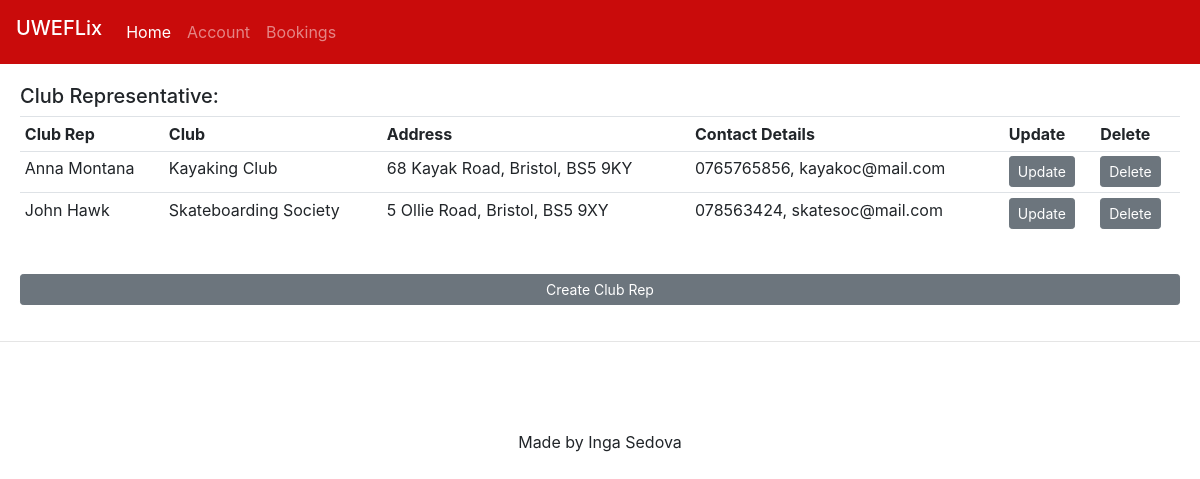
Screenshot of /account/ with the database file from the repository.
### club_rep_acc/models.py (models this page shows, shortened)
class Club(models.Model):
    club_rep = models.ForeignKey(ClubRep, null=True, on_delete=models.SET_NULL)
    club_name = models.CharField(max_length=200, null=True)
    adress_details = models.CharField(max_length=200, null=True)
    contact_details = models.CharField(max_length=200, null=True)
    date_created = models.DateTimeField(auto_now_add=True, null=True)

class ClubRep(models.Model):
    f_name = models.CharField(max_length=200, null=True)
    l_name = models.CharField(max_length=200, null=True)
    date_of_birth = models.CharField(max_length=200, null=True)
    date_created = models.DateTimeField(auto_now_add=True, null=True)
    def __str__(self):
        return f"{self.f_name} {self.l_name}"

### club_rep_acc/views.py (the view)
# urls.py: path('account/', views.account, name='account'),
def account(request):
    club_reps = ClubRep.objects.all()
    clubs = Club.objects.all()
    context = {'club_reps':club_reps, 'clubs': clubs}
    return render(request, 'club_rep_acc/account.html', context)

### club_rep_acc/templates/club_rep_acc/account.html
{% extends 'club_rep_acc/main.html' %}
{% block content %}
<div class="row">
    <div class="col-md">
        <div class="car card-body">
            <h5>Club Representative:</h5>
            <table class="table table-sm">
                <tr>
                    <th>Club Rep</th>
                    <th>Club</th>
                    <th>Address</th>
                    <th>Contact Details</th>
                    <th>Update</th>
                    <th>Delete</th>
                </tr>
                {% for c in clubs %}
                    <tr>
                        <td>{{c.club_rep}}</td>
                        <td>{{c.club_name}}</td>
                        <td>{{c.adress_details}}</td>
                        <td>{{c.contact_details}}</td>
                        <td><a class="btn btn-secondary btn-sm"  href="{% url 'update_rep' c.id %}">Update</a></td>
                        <td><a class="btn btn-secondary btn-sm"  href="{% url 'delete_rep' c.id %}">Delete</a></td>
                    </tr>
                {% endfor %}
            </table>
            <br>
            <a class="btn btn-secondary btn-sm btn-block"  href="{% url 'create_rep' %}">Create Club Rep</a>
        </div>
    </div>
</div>
{% endblock %}

### rows the page displays
Club: club_rep "Anna Montana", club_name "Kayaking Club", adress_details "68 Kayak Road, Bristol, BS5 9KY", contact_details "0765765856, kayakoc@mail.com"
Club: club_rep "John Hawk", club_name "Skateboarding Society", adress_details "5 Ollie Road, Bristol, BS5 9XY", contact_details "078563424, skatesoc@mail.com"
